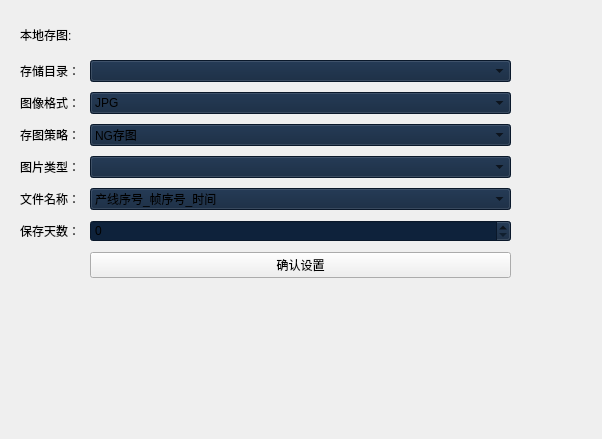
<?xml version="1.0" encoding="UTF-8"?>
<ui version="4.0">
 <class>Ftpview</class>
 <widget class="QWidget" name="Ftpview">
  <property name="geometry">
   <rect>
    <x>0</x>
    <y>0</y>
    <width>602</width>
    <height>439</height>
   </rect>
  </property>
  <property name="windowTitle">
   <string>Form</string>
  </property>
  <widget class="QWidget" name="formLayoutWidget">
   <property name="geometry">
    <rect>
     <x>0</x>
     <y>0</y>
     <width>531</width>
     <height>742</height>
    </rect>
   </property>
   <layout class="QFormLayout" name="formLayout">
    <property name="horizontalSpacing">
     <number>10</number>
    </property>
    <property name="verticalSpacing">
     <number>10</number>
    </property>
    <property name="leftMargin">
     <number>20</number>
    </property>
    <property name="topMargin">
     <number>20</number>
    </property>
    <property name="rightMargin">
     <number>20</number>
    </property>
    <property name="bottomMargin">
     <number>20</number>
    </property>
    <item row="0" column="0">
     <widget class="QLabel" name="labelPositionLabel_3">
      <property name="text">
       <string>本地存图:</string>
      </property>
     </widget>
    </item>
    <item row="1" column="0">
     <widget class="QLabel" name="labelTextLabel_2">
      <property name="text">
       <string>存储目录：</string>
      </property>
     </widget>
    </item>
    <item row="1" column="1">
     <widget class="QComboBox" name="comboBox_4">
      <property name="styleSheet">
       <string notr="true">background-color: rgb(14, 34, 59);
border-color: rgb(0, 105, 176);</string>
      </property>
     </widget>
    </item>
    <item row="2" column="0">
     <widget class="QLabel" name="useThemeColorsLabel_3">
      <property name="text">
       <string>图像格式：</string>
      </property>
     </widget>
    </item>
    <item row="2" column="1">
     <widget class="QComboBox" name="comboBox_5">
      <property name="styleSheet">
       <string notr="true">background-color: rgb(14, 34, 59);
border-color: rgb(0, 105, 176);</string>
      </property>
      <item>
       <property name="text">
        <string>JPG</string>
       </property>
      </item>
     </widget>
    </item>
    <item row="3" column="0">
     <widget class="QLabel" name="label">
      <property name="text">
       <string>存图策略：</string>
      </property>
     </widget>
    </item>
    <item row="3" column="1">
     <widget class="QComboBox" name="comboBox">
      <property name="styleSheet">
       <string notr="true">background-color: rgb(14, 34, 59);
border-color: rgb(0, 105, 176);</string>
      </property>
      <item>
       <property name="text">
        <string>NG存图</string>
       </property>
      </item>
      <item>
       <property name="text">
        <string>NG存图</string>
       </property>
      </item>
     </widget>
    </item>
    <item row="5" column="0">
     <widget class="QLabel" name="label_2">
      <property name="text">
       <string>图片类型：</string>
      </property>
     </widget>
    </item>
    <item row="5" column="1">
     <widget class="QComboBox" name="comboBox_6">
      <property name="styleSheet">
       <string notr="true">background-color: rgb(14, 34, 59);
border-color: rgb(0, 105, 176);</string>
      </property>
     </widget>
    </item>
    <item row="6" column="0">
     <widget class="QLabel" name="label_3">
      <property name="text">
       <string>文件名称：</string>
      </property>
     </widget>
    </item>
    <item row="6" column="1">
     <widget class="QComboBox" name="comboBox_2">
      <property name="styleSheet">
       <string notr="true">background-color: rgb(14, 34, 59);
border-color: rgb(0, 105, 176);</string>
      </property>
      <item>
       <property name="text">
        <string>产线序号_帧序号_时间</string>
       </property>
      </item>
     </widget>
    </item>
    <item row="7" column="0">
     <widget class="QLabel" name="label_4">
      <property name="text">
       <string>保存天数：</string>
      </property>
     </widget>
    </item>
    <item row="7" column="1">
     <widget class="QSpinBox" name="spinBox">
      <property name="styleSheet">
       <string notr="true">background-color: rgb(14, 34, 59);
border-color: rgb(0, 105, 176);</string>
      </property>
     </widget>
    </item>
    <item row="8" column="1">
     <widget class="QPushButton" name="pushButton">
      <property name="text">
       <string>确认设置</string>
      </property>
     </widget>
    </item>
    <item row="0" column="1">
     <widget class="SwitchButton" name="switchBtn3" native="true">
      <property name="minimumSize">
       <size>
        <width>30</width>
        <height>30</height>
       </size>
      </property>
      <property name="maximumSize">
       <size>
        <width>60</width>
        <height>16777215</height>
       </size>
      </property>
     </widget>
    </item>
   </layout>
  </widget>
 </widget>
 <customwidgets>
  <customwidget>
   <class>SwitchButton</class>
   <extends>QWidget</extends>
   <header>switchbutton.h</header>
   <container>1</container>
  </customwidget>
 </customwidgets>
 <resources/>
 <connections/>
</ui>
